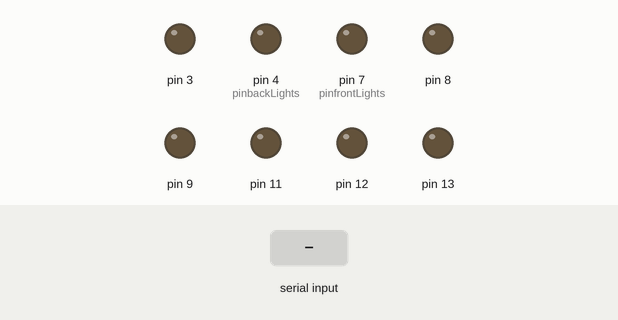
The sketch below on a simulated Arduino Uno, built with avr-gcc and run on an emulated ATmega328P. Shown: output pins drawn as LEDs (lit = HIGH). The test bench sets the inputs (shaded band).

Above: at 1.2 s.
1.3 s: "I" received over Serial
At 2.5 s:
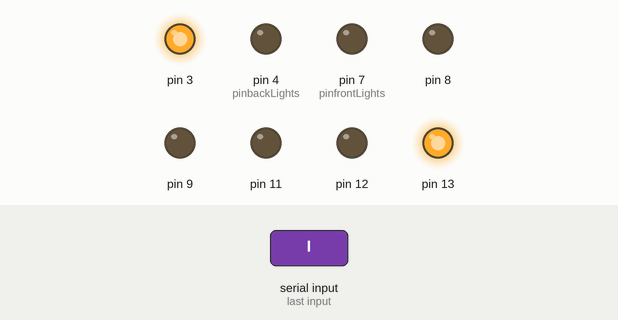
2.8 s: byte 113 ('q') received over Serial
At 3.8 s:
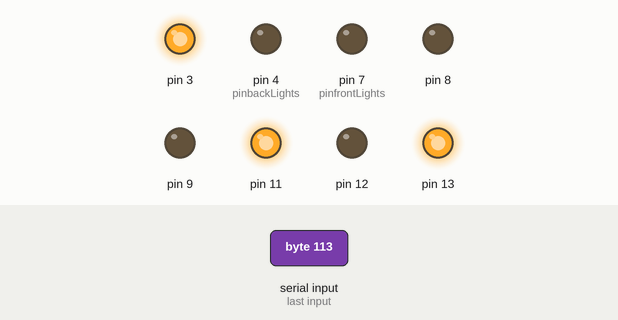
4.3 s: byte 85 ('U') received over Serial
At 5.0 s:
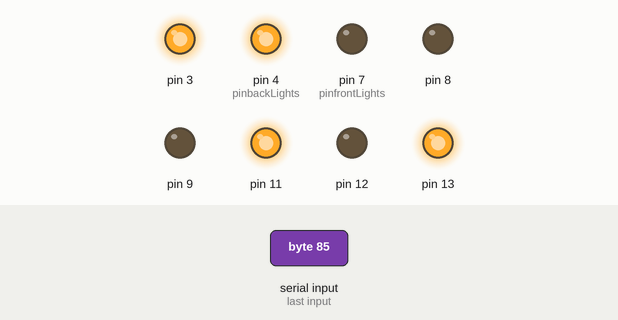
5.8 s: byte 68 ('D') received over Serial
At 6.1 s:
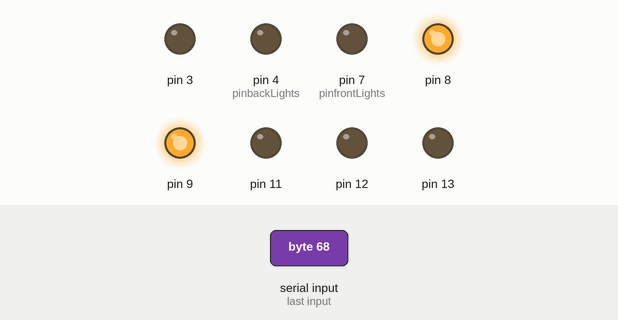
7.3 s: "J" received over Serial
At 8.4 s:
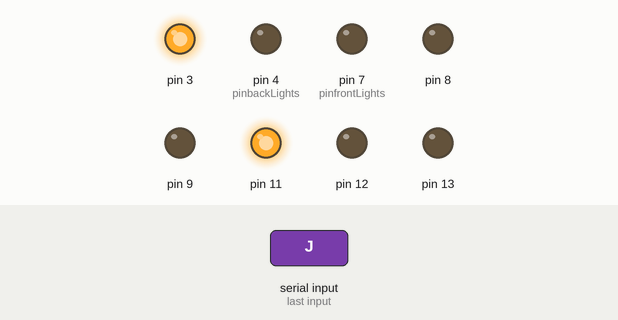
8.8 s: "G" received over Serial
At 9.6 s:
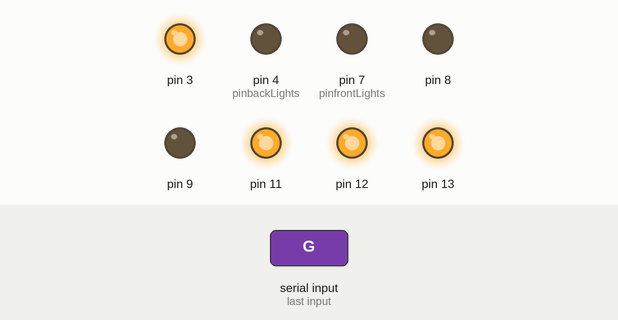
Timing chart, 0 to 11.3 s (numbered marks = the images above; inputs shaded):
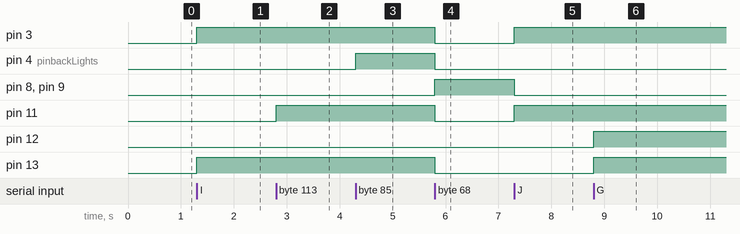

Measured:
- after the input at 1.3 s, pin 3, pin 13: LOW → HIGH at once
- after the input at 2.8 s, pin 11: LOW → HIGH at once
- after the input at 4.3 s, pin 4 (pinbackLights): LOW → HIGH at once
- after the input at 5.8 s, pin 3, pin 4 (pinbackLights), pin 11, pin 13: HIGH → LOW at once; pin 8, pin 9: LOW → HIGH at once
- after the input at 7.3 s, pin 3, pin 11: LOW → HIGH at once; pin 8, pin 9: HIGH → LOW at once
- after the input at 8.8 s, pin 12, pin 13: LOW → HIGH at once

The sketch:

RC_Motor_Shield_OnChange.ino
```cpp
/*
  Front Motor (Steering) => Channel A
 Back Motor => Channel B

 Since the motor shield hijacks 6 pins for the motors'
 control, they are declared in the MotorShieldR3 library.
 */
#include <MotorShieldR3.h>
MotorShieldR3 yellowCar;
#define pinfrontLights    7    //Pin that activates the Front lights.
#define pinbackLights     4    //Pin that activates the Back lights.
char command = 'S';
int velocity = 0;

void setup()
{
  Serial.begin(115200);  //Set the baud rate to that of your Bluetooth module.
  pinMode(pinfrontLights , OUTPUT);
  pinMode(pinbackLights , OUTPUT);
}

void loop(){
  if(Serial.available() > 0){
    command = Serial.read();
    //Change pin mode only if new command is different from previous.
    //Serial.println(command);
    switch(command){
    case 'F':
      yellowCar.Forward_4W(velocity);
      break;
    case 'B':
      yellowCar.Back_4W(velocity);
      break;
    case 'L':
      yellowCar.Left_4W();
      break;
    case 'R':
      yellowCar.Right_4W();
      break;
    case 'S':
      yellowCar.Stopped_4W();
      break;
    case 'I':  //FR
      yellowCar.ForwardRight_4W(velocity);
      break;
    case 'J':  //BR
      yellowCar.BackRight_4W(velocity);
      break;
    case 'G':  //FL
      yellowCar.ForwardLeft_4W(velocity);
      break;
    case 'H':  //BL
      yellowCar.BackLeft_4W(velocity);
      break;
    case 'W':  //Font ON
      digitalWrite(pinfrontLights, HIGH);
      break;
    case 'w':  //Font OFF
      digitalWrite(pinfrontLights, LOW);
      break;
    case 'U':  //Back ON
      digitalWrite(pinbackLights, HIGH);
      break;
    case 'u':  //Back OFF
      digitalWrite(pinbackLights, LOW);
      break;
    case 'D':  //Everything OFF
      digitalWrite(pinfrontLights, LOW);
      digitalWrite(pinbackLights, LOW);
      yellowCar.Stopped_4W();
      break;
    default:  //Get velocity
      if(command=='q'){
        velocity = 255;  //Full velocity
        yellowCar.SetSpeed_4W(velocity);
      }
      else{
        //Chars '0' - '9' have an integer equivalence of 48 - 57, accordingly.
        if((command >= 48) && (command <= 57)){
          //Subtracting 48 changes the range from 48-57 to 0-9.
          //Multiplying by 25 changes the range from 0-9 to 0-225.
          velocity = (command - 48)*25;
          yellowCar.SetSpeed_4W(velocity);
        }
      }
    }
  }
}
```

MotorShieldR3.h
```cpp
#ifndef MotorShieldR3_h
#define MotorShieldR3_h

#include "Arduino.h"

class MotorShieldR3
{
	public:
		MotorShieldR3();
		MotorShieldR3(bool channelSelect);

		void Forward_1W(int pwmSingle);
		void Back_1W(int pwmSingle);
		void Stopped_1W();
		void SetSpeed_1W(int pwmSingle);

		void Forward_2W(int pwmA, int pwmB);
		void Back_2W(int pwmA, int pwmB);
		void RotateLeft_2W(int pwmA, int pwmB);
		void RotateRight_2W(int pwmA, int pwmB);
		void Stopped_2W();
		void SetSpeeds_2W(int pwmA, int pwmB);
		void SetSpeedLeft_2W(int pwmA);
		void SetSpeedRight_2W(int pwmB);

		void Forward_4W(int pwmB);
		void Back_4W(int pwmB);
		void Left_4W();
		void Right_4W();
		void ForwardLeft_4W(int pwmB);
		void ForwardRight_4W(int pwmB);
		void BackLeft_4W(int pwmB);
		void BackRight_4W(int pwmB);
		void Stopped_4W();
		void SetSpeed_4W(int pwmB);
	private:
		bool _channelSelect;
		int	_pinDirA;
		int _pinBrakeA;
		int _pinPwmA;
		int _pinDirB;
		int _pinBrakeB;
		int _pinPwmB;
		int	_pinDirSingle;
		int _pinBrakeSingle;
		int _pinPwmSingle;
		int _pwmA;
		int _pwmB;
		int _pwmSingle;
};

#endif
```
